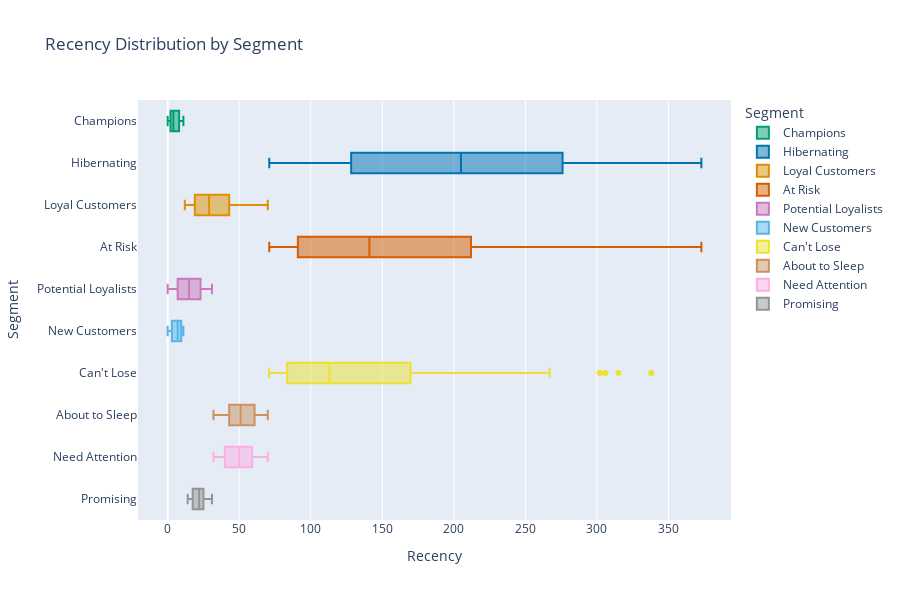

Here is the notebook cell this chart was saved with:
### Code cell
# Create a horizontal boxplot for Recency of each segment using plotly express
fig = px.box(rfm_df, 
             x='Recency', 
             y='Segment', 
             orientation='h', 
             title='Recency Distribution by Segment', 
             color='Segment',
             color_discrete_map=segment_color_mapping, 
             width=900,
             height=600)

fig.update_layout(
    hoverlabel=dict(
        bgcolor="white",
        font_size=14,
        # font_family="Rockwell",
    )
)
fig.show()

# save the plot
fig.write_html("../reports/plots/recency_distribution_by_segment.html")

# save the plot in png format
fig.write_image("../reports/plots/recency_distribution_by_segment.png")

### Figure 1 — Plotly figure (JSON) as saved in the notebook; plotly's stock layout.template omitted (floating-point values rounded to 4 significant figures; data arrays with more than 128 entries replaced by an {"elided": "..."} marker saying what was removed)
{"data": [{"alignmentgroup": "True", "hovertemplate": "Segment=%{y}<br>Recency=%{x}<extra></extra>", "legendgroup": "Champions", "marker": {"color": "#029e73"}, "name": "Champions", "notched": false, "offsetgroup": "Champions", "orientation": "h", "showlegend": true, "type": "box", "x": {"elided": "614 int values"}, "x0": " ", "xaxis": "x", "y": {"elided": "614 str values"}, "y0": " ", "yaxis": "y"}, {"alignmentgroup": "True", "hovertemplate": "Segment=%{y}<br>Recency=%{x}<extra></extra>", "legendgroup": "Hibernating", "marker": {"color": "#0173b2"}, "name": "Hibernating", "notched": false, "offsetgroup": "Hibernating", "orientation": "h", "showlegend": true, "type": "box", "x": {"elided": "1071 int values"}, "x0": " ", "xaxis": "x", "y": {"elided": "1071 str values"}, "y0": " ", "yaxis": "y"}, {"alignmentgroup": "True", "hovertemplate": "Segment=%{y}<br>Recency=%{x}<extra></extra>", "legendgroup": "Loyal Customers", "marker": {"color": "#de8f05"}, "name": "Loyal Customers", "notched": false, "offsetgroup": "Loyal Customers", "orientation": "h", "showlegend": true, "type": "box", "x": {"elided": "809 int values"}, "x0": " ", "xaxis": "x", "y": {"elided": "809 str values"}, "y0": " ", "yaxis": "y"}, {"alignmentgroup": "True", "hovertemplate": "Segment=%{y}<br>Recency=%{x}<extra></extra>", "legendgroup": "At Risk", "marker": {"color": "#d55e00"}, "name": "At Risk", "notched": false, "offsetgroup": "At Risk", "orientation": "h", "showlegend": true, "type": "box", "x": {"elided": "564 int values"}, "x0": " ", "xaxis": "x", "y": {"elided": "564 str values"}, "y0": " ", "yaxis": "y"}, {"alignmentgroup": "True", "hovertemplate": "Segment=%{y}<br>Recency=%{x}<extra></extra>", "legendgroup": "Potential Loyalists", "marker": {"color": "#cc78bc"}, "name": "Potential Loyalists", "notched": false, "offsetgroup": "Potential Loyalists", "orientation": "h", "showlegend": true, "type": "box", "x": {"elided": "509 int values"}, "x0": " ", "xaxis": "x", "y": {"elided": "509 str values"}, "y0": " ", "yaxis": "y"}, {"alignmentgroup": "True", "hovertemplate": "Segment=%{y}<br>Recency=%{x}<extra></extra>", "legendgroup": "New Customers", "marker": {"color": "#56b4e9"}, "name": "New Customers", "notched": false, "offsetgroup": "New Customers", "orientation": "h", "showlegend": true, "type": "box", "x": [4, 3, 7, 11, 2, 10, 9, 9, 7, 10, 4, 10, 11, 3, 1, 1, 1, 4, 8, 5, 9, 11, 1, 1, 10, 10, 8, 10, 8, 8, 7, 8, 2, 10, 10, 5, 10, 9, 3, 2, 0, 4, 3, 4, 3, 8, 10, 5, 7, 8, 1, 10, 9, 11, 7, 4, 9, 7, 2, 7], "x0": " ", "xaxis": "x", "y": ["New Customers", "New Customers", "New Customers", "New Customers", "New Customers", "New Customers", "New Customers", "New Customers", "New Customers", "New Customers", "New Customers", "New Customers", "New Customers", "New Customers", "New Customers", "New Customers", "New Customers", "New Customers", "New Customers", "New Customers", "New Customers", "New Customers", "New Customers", "New Customers", "New Customers", "New Customers", "New Customers", "New Customers", "New Customers", "New Customers", "New Customers", "New Customers", "New Customers", "New Customers", "New Customers", "New Customers", "New Customers", "New Customers", "New Customers", "New Customers", "New Customers", "New Customers", "New Customers", "New Customers", "New Customers", "New Customers", "New Customers", "New Customers", "New Customers", "New Customers", "New Customers", "New Customers", "New Customers", "New Customers", "New Customers", "New Customers", "New Customers", "New Customers", "New Customers", "New Customers"], "y0": " ", "yaxis": "y"}, {"alignmentgroup": "True", "hovertemplate": "Segment=%{y}<br>Recency=%{x}<extra></extra>", "legendgroup": "Can't Lose", "marker": {"color": "#ece133"}, "name": "Can't Lose", "notched": false, "offsetgroup": "Can't Lose", "orientation": "h", "showlegend": true, "type": "box", "x": [129, 315, 95, 79, 113, 134, 267, 89, 84, 82, 73, 108, 123, 72, 79, 211, 154, 267, 88, 148, 103, 95, 179, 241, 78, 108, 72, 147, 217, 169, 338, 95, 177, 156, 166, 88, 73, 81, 306, 73, 88, 100, 107, 82, 186, 108, 302, 86, 114, 123, 194, 156, 80, 78, 78, 96, 123, 152, 151, 156, 126, 151, 191, 206, 109, 73, 96, 152, 82, 302, 71, 74, 176, 95, 71, 192, 172], "x0": " ", "xaxis": "x", "y": ["Can't Lose", "Can't Lose", "Can't Lose", "Can't Lose", "Can't Lose", "Can't Lose", "Can't Lose", "Can't Lose", "Can't Lose", "Can't Lose", "Can't Lose", "Can't Lose", "Can't Lose", "Can't Lose", "Can't Lose", "Can't Lose", "Can't Lose", "Can't Lose", "Can't Lose", "Can't Lose", "Can't Lose", "Can't Lose", "Can't Lose", "Can't Lose", "Can't Lose", "Can't Lose", "Can't Lose", "Can't Lose", "Can't Lose", "Can't Lose", "Can't Lose", "Can't Lose", "Can't Lose", "Can't Lose", "Can't Lose", "Can't Lose", "Can't Lose", "Can't Lose", "Can't Lose", "Can't Lose", "Can't Lose", "Can't Lose", "Can't Lose", "Can't Lose", "Can't Lose", "Can't Lose", "Can't Lose", "Can't Lose", "Can't Lose", "Can't Lose", "Can't Lose", "Can't Lose", "Can't Lose", "Can't Lose", "Can't Lose", "Can't Lose", "Can't Lose", "Can't Lose", "Can't Lose", "Can't Lose", "Can't Lose", "Can't Lose", "Can't Lose", "Can't Lose", "Can't Lose", "Can't Lose", "Can't Lose", "Can't Lose", "Can't Lose", "Can't Lose", "Can't Lose", "Can't Lose", "Can't Lose", "Can't Lose", "Can't Lose", "Can't Lose", "Can't Lose"], "y0": " ", "yaxis": "y"}, {"alignmentgroup": "True", "hovertemplate": "Segment=%{y}<br>Recency=%{x}<extra></extra>", "legendgroup": "About to Sleep", "marker": {"color": "#ca9161"}, "name": "About to Sleep", "notched": false, "offsetgroup": "About to Sleep", "orientation": "h", "showlegend": true, "type": "box", "x": {"elided": "331 int values"}, "x0": " ", "xaxis": "x", "y": {"elided": "331 str values"}, "y0": " ", "yaxis": "y"}, {"alignmentgroup": "True", "hovertemplate": "Segment=%{y}<br>Recency=%{x}<extra></extra>", "legendgroup": "Need Attention", "marker": {"color": "#fbafe4"}, "name": "Need Attention", "notched": false, "offsetgroup": "Need Attention", "orientation": "h", "showlegend": true, "type": "box", "x": {"elided": "180 int values"}, "x0": " ", "xaxis": "x", "y": {"elided": "180 str values"}, "y0": " ", "yaxis": "y"}, {"alignmentgroup": "True", "hovertemplate": "Segment=%{y}<br>Recency=%{x}<extra></extra>", "legendgroup": "Promising", "marker": {"color": "#949494"}, "name": "Promising", "notched": false, "offsetgroup": "Promising", "orientation": "h", "showlegend": true, "type": "box", "x": [22, 18, 17, 21, 21, 29, 19, 18, 25, 18, 31, 30, 24, 22, 15, 15, 17, 30, 14, 31, 15, 31, 18, 17, 23, 21, 21, 17, 30, 21, 23, 14, 18, 22, 17, 21, 19, 25, 18, 21, 26, 24, 24, 17, 28, 29, 26, 14, 15, 31, 25, 22, 23, 29, 21, 16, 24, 15, 23, 25, 29, 14, 24, 18, 22, 28, 24, 18, 30, 30, 15, 21, 31, 19, 30, 25, 17, 24, 15, 28, 19, 14, 30, 29, 16, 31, 22, 24, 21, 22, 17, 25, 23, 17, 21, 23, 29, 23, 18, 16, 15, 28, 23, 17], "x0": " ", "xaxis": "x", "y": ["Promising", "Promising", "Promising", "Promising", "Promising", "Promising", "Promising", "Promising", "Promising", "Promising", "Promising", "Promising", "Promising", "Promising", "Promising", "Promising", "Promising", "Promising", "Promising", "Promising", "Promising", "Promising", "Promising", "Promising", "Promising", "Promising", "Promising", "Promising", "Promising", "Promising", "Promising", "Promising", "Promising", "Promising", "Promising", "Promising", "Promising", "Promising", "Promising", "Promising", "Promising", "Promising", "Promising", "Promising", "Promising", "Promising", "Promising", "Promising", "Promising", "Promising", "Promising", "Promising", "Promising", "Promising", "Promising", "Promising", "Promising", "Promising", "Promising", "Promising", "Promising", "Promising", "Promising", "Promising", "Promising", "Promising", "Promising", "Promising", "Promising", "Promising", "Promising", "Promising", "Promising", "Promising", "Promising", "Promising", "Promising", "Promising", "Promising", "Promising", "Promising", "Promising", "Promising", "Promising", "Promising", "Promising", "Promising", "Promising", "Promising", "Promising", "Promising", "Promising", "Promising", "Promising", "Promising", "Promising", "Promising", "Promising", "Promising", "Promising", "Promising", "Promising", "Promising", "Promising"], "y0": " ", "yaxis": "y"}], "layout": {"boxmode": "overlay", "height": 600, "hoverlabel": {"bgcolor": "white", "font": {"size": 14}}, "legend": {"title": {"text": "Segment"}, "tracegroupgap": 0}, "title": {"text": "Recency Distribution by Segment"}, "width": 900, "xaxis": {"anchor": "y", "domain": [0, 1], "title": {"text": "Recency"}}, "yaxis": {"anchor": "x", "categoryarray": ["Promising", "Need Attention", "About to Sleep", "Can't Lose", "New Customers", "Potential Loyalists", "At Risk", "Loyal Customers", "Hibernating", "Champions"], "categoryorder": "array", "domain": [0, 1], "title": {"text": "Segment"}}}}
